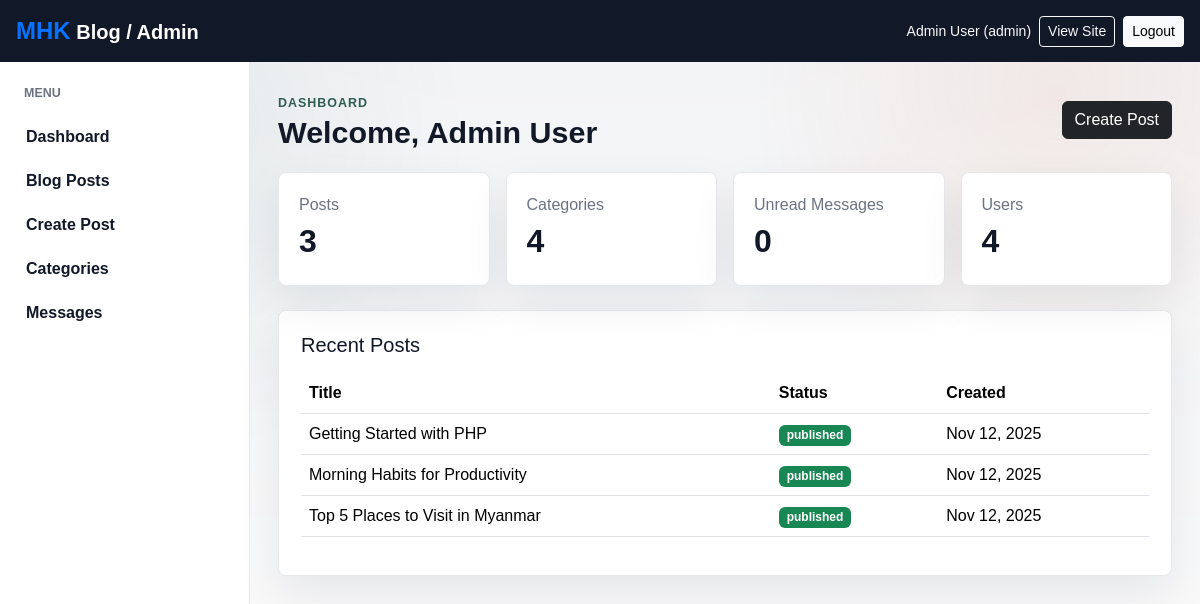
The app's page /admin/index.php (signed in) with its own data.
### tables this page shows
CREATE TABLE IF NOT EXISTS posts (
  id INT AUTO_INCREMENT PRIMARY KEY,
  category_id INT,
  user_id INT,
  title VARCHAR(255) NOT NULL,
  content TEXT NOT NULL,
  image VARCHAR(255),
  status ENUM('draft', 'published') DEFAULT 'published',
  created_at TIMESTAMP DEFAULT CURRENT_TIMESTAMP,
  FOREIGN KEY (category_id) REFERENCES categories(id) ON DELETE SET NULL,
  FOREIGN KEY (user_id) REFERENCES users(id) ON DELETE CASCADE
);

### config/functions.php (called while the page is built, shortened)
<?php
function url(string $path = ''): string
{
    return BASE_URL . ltrim($path, '/');
}
function e(?string $value): string
{
    return htmlspecialchars((string) $value, ENT_QUOTES, 'UTF-8');
}
?>

### admin/index.php (the view, shortened to what this page needs)
<?php
require_once __DIR__ . '/../config/connection.php';
require_once __DIR__ . '/../config/functions.php';
$stats = [
    'posts' => (int) $conn->query('SELECT COUNT(*) AS total FROM posts')->fetch_assoc()['total'],
    'categories' => (int) $conn->query('SELECT COUNT(*) AS total FROM categories')->fetch_assoc()['total'],
    'messages' => (int) $conn->query('SELECT COUNT(*) AS total FROM contact_messages WHERE is_read = 0')->fetch_assoc()['total'],
    'users' => (int) $conn->query('SELECT COUNT(*) AS total FROM users')->fetch_assoc()['total'],
];
$recentPosts = $conn->query('SELECT title, status, created_at FROM posts ORDER BY created_at DESC LIMIT 5');
include __DIR__ . '/../includes/head.php';
include __DIR__ . '/navbar.php';
?>
<div class="admin-layout">
    <?php include __DIR__ . '/sidebar.php'; ?>
    <main class="admin-content">
        <div class="admin-heading">
            <div>
                <span class="eyebrow">Dashboard</span>
                <h1>Welcome, <?= e($_SESSION['user_name']); ?></h1>
            </div>
            <a class="btn btn-dark" href="<?= url('admin/add-blog.php'); ?>">Create Post</a>
        </div>
        <div class="row g-3 mb-4">
            <div class="col-sm-6 col-xl-3"><div class="stat-card"><span>Posts</span><strong><?= $stats['posts']; ?></strong></div></div>
            <div class="col-sm-6 col-xl-3"><div class="stat-card"><span>Categories</span><strong><?= $stats['categories']; ?></strong></div></div>
            <div class="col-sm-6 col-xl-3"><div class="stat-card"><span>Unread Messages</span><strong><?= $stats['messages']; ?></strong></div></div>
            <div class="col-sm-6 col-xl-3"><div class="stat-card"><span>Users</span><strong><?= $stats['users']; ?></strong></div></div>
        </div>
        <div class="content-panel">
            <h2 class="h5 mb-3">Recent Posts</h2>
            <div class="table-responsive">
                <table class="table align-middle">
                    <thead><tr><th>Title</th><th>Status</th><th>Created</th></tr></thead>
                    <tbody>
                        <?php while ($post = $recentPosts->fetch_assoc()): ?>
                            <tr>
                                <td><?= e($post['title']); ?></td>
                                <td><span class="badge text-bg-<?= $post['status'] === 'published' ? 'success' : 'secondary'; ?>"><?= e($post['status']); ?></span></td>
                                <td><?= date('M d, Y', strtotime($post['created_at'])); ?></td>
                            </tr>
                        <?php endwhile; ?>
                    </tbody>
                </table>
            </div>
        </div>
    </main>
</div>
<?php include __DIR__ . '/../includes/footer-script.php'; ?>

### assets/css/style.css (style rules this page uses)
:root { --ink: #111827; --muted: #6b7280; --line: #e5e7eb; --paper: #ffffff; --soft: #f5f7f2; --accent: #2f5d50; --gold: #d9a441; --coral: #d86f45; --sky: #e8f1f5; }
* { letter-spacing: 0; }
body { color: var(--ink); background: #fbfbf8; font-family: Arial, Helvetica, sans-serif; }
body::before { content: ""; position: fixed; inset: 0; pointer-events: none; background: radial-gradient(circle at 12% 18%, rgba(47, 93, 80, 0.08), transparent 26%), radial-gradient(circle at 88% 12%, rgba(216, 111, 69, 0.09), transparent 24%), linear-gradient(180deg, rgba(255, 255, 255, 0), rgba(255, 255, 255, 0.65)); z-index: -1; }
.eyebrow { color: var(--accent); font-size: 0.78rem; font-weight: 700; letter-spacing: 0.08em; text-transform: uppercase; }
.hero-panel, .contact-form, .auth-card, .content-panel, .stat-card { background: var(--paper); border: 1px solid var(--line); border-radius: 8px; box-shadow: 0 18px 45px rgba(17, 24, 39, 0.08); }
.admin-body { background: #f3f4f6; }
.admin-layout { display: flex; min-height: calc(100vh - 56px); }
.admin-content { flex: 1; padding: 28px; min-width: 0; }
.admin-heading { display: flex; align-items: center; justify-content: space-between; gap: 16px; margin-bottom: 22px; }
.admin-heading h1 { margin: 0; font-size: 1.9rem; font-weight: 800; }
.content-panel { padding: 22px; }
.stat-card { padding: 20px; }
.stat-card span { display: block; color: var(--muted); }
.stat-card strong { display: block; font-size: 2rem; }

### records on screen
posts: title "Getting Started with PHP", status "published", created_at "Nov 12, 2025"
posts: title "Morning Habits for Productivity", status "published", created_at "Nov 12, 2025"
posts: title "Top 5 Places to Visit in Myanmar", status "published", created_at "Nov 12, 2025"

### other values on screen
$_SESSION['user_name'] "Admin User"
$_SESSION['user_role'] "admin"
$stats['posts'] "3"
$stats['categories'] "4"
$stats['messages'] "0"
$stats['users'] "4"
